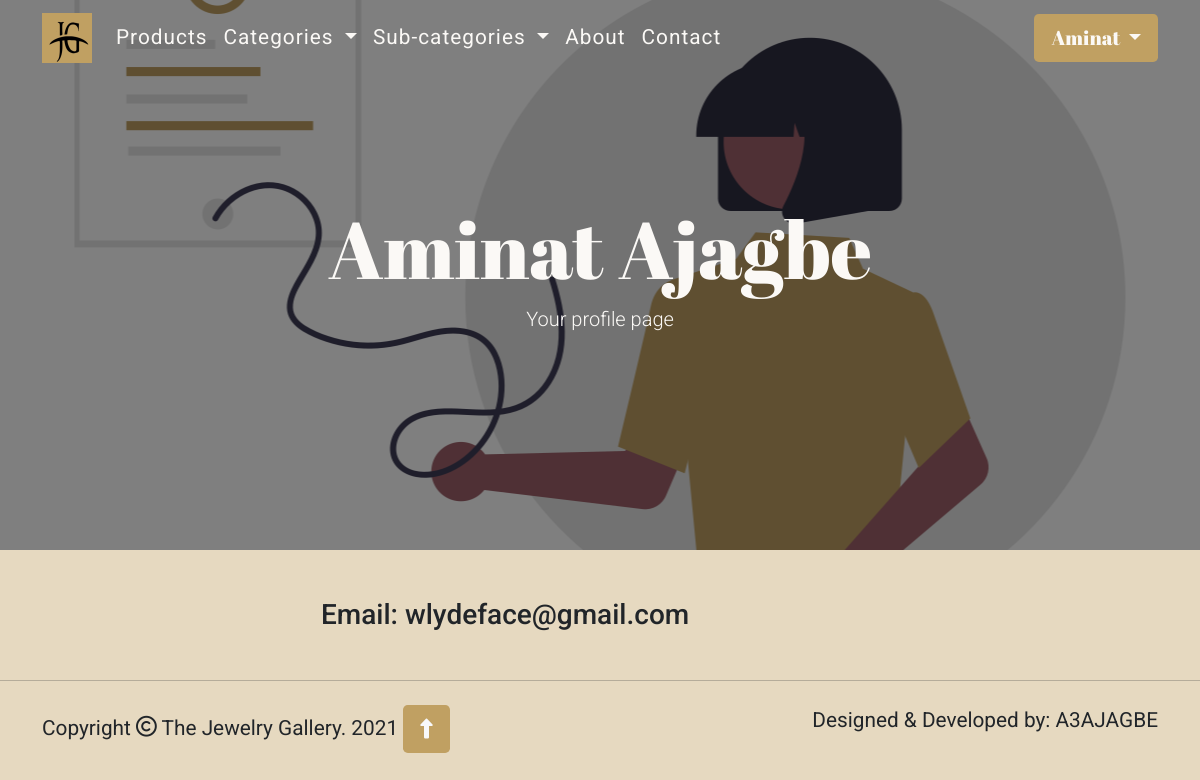
/profile/Aminat (signed in), run on an earlier commit of the app's database.
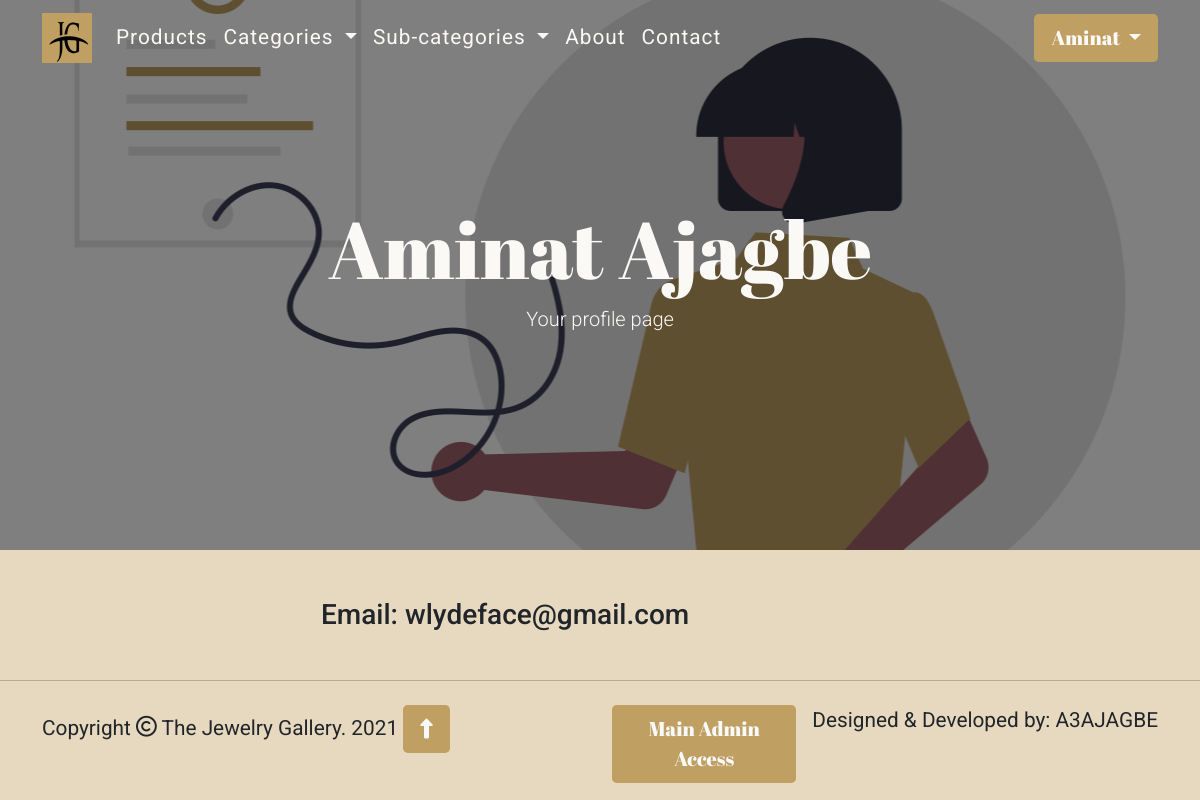
And on a later commit of the database.
### store/views.py (the view)
@app.route('/profile/<name>')
@login_required
def profile(name):
    user = Users.query.filter_by(first_name=name).first_or_404()
    return render_template('profile.html', year=current_year, profile=user)

### store/views.py (called while the page is built)
@login_manager.user_loader
def load_user(user_id):
    return Users.query.get(user_id)

### store/templates/profile.html (shortened to what this page needs)
{% extends 'base.html' %}
{% block header %}
  <header style="background-image: url('{{ url_for('static', filename='images/profile.png')}}');">
        <div class="image-overlay">
            <div class="container">
                <div class="row">
                    <div class="col-lg-8 col-md-10 mx-auto">
                        <div class="header-content text-center theme-text-light">
                            <h1 class="display-1">{{ profile.first_name }} {{ profile.last_name }}</h1>
                            <p class="lead">Your profile page</p>
                        </div>
                    </div>
                </div>
            </div>
        </div>
  </header>
{% endblock %}
{% block content %}
    <div class="container my-5 ">
        <div class="col-lg-6 mx-auto">
            <h3>Email: {{ profile.email }}</h3>
        </div>
    </div>
{% endblock %}

### store/templates/base.html (shortened to what this page needs)
<!doctype html>
<html lang="en">
  <head>
    {% block head %}
        <link href="https://cdn.jsdelivr.net/npm/bootstrap@5.0.0-beta3/dist/css/bootstrap.min.css" rel="stylesheet">
        <link rel="stylesheet" href="{{url_for('static', filename='style.css')}}">
    {% endblock %}
  </head>
<body>
    {% block navbar %}
      <nav class="navbar navbar-expand-lg navbar-dark fixed-top" id="navbar">
        <div class="container">
            <a class="navbar-brand" href="{{ url_for('index') }}">
                <img src="{{url_for('static', filename='images/jg.png')}}" alt="JG Logo" width="50" height="50">
            </a>
            <div class="collapse navbar-collapse" id="navbarSupportedContent">
                <ul class="navbar-nav me-auto mb-2 mb-lg-0">
                    <li class="nav-item">
                        <a class="nav-link" href="{{ url_for('product') }}">Products</a>
                    </li>
                    <li class="nav-item dropdown">
                        <a class="nav-link dropdown-toggle" href="#" id="navbarDropdown" role="button" data-bs-toggle="dropdown" aria-expanded="false">
                            Categories
                        </a>
                    </li>
                    <li class="nav-item dropdown">
                        <a class="nav-link dropdown-toggle" href="#" id="navbarDropdown2" role="button" data-bs-toggle="dropdown" aria-expanded="false">
                            Sub-categories
                        </a>
                    </li>
                    <li class="nav-item">
                        <a class="nav-link" href="{{ url_for('about') }}">About</a>
                    </li>
                    <li class="nav-item">
                        <a class="nav-link" href="{{ url_for('contact') }}">Contact</a>
                    </li>
                </ul>
               {% if current_user.is_authenticated%}
                    <div class="dropdown authenticated d-grid d-md-block ">
                      <button class="btn btn-lg dropdown-toggle" type="button" id="dropdownMenuButton1" data-bs-toggle="dropdown" aria-expanded="false">
                        {{current_user.first_name}}
                      </button>
                    </div>
                {% else %}
                <div class="d-grid d-md-block gap-3">
                    <a class="btn theme-btn-outline btn-lg" href="{{ url_for('login') }}" role="button">Log in</a>
                    <a class="btn theme-btn btn-lg" href="{{ url_for('register') }}" role="button">Register</a>
                </div>
                {% endif %}
            </div>
        </div>
    </nav>
    {% endblock %}
    {% block header %}
    {% endblock %}
    {% block content %}
    {% endblock %}
    {% block footer %}
    <hr>
    <footer>
        <div class="container pt-2 pb-2">
            <div class="row">
                <div class="col-lg-6">
                    <p>Copyright <i class="far fa-copyright"></i> The Jewelry Gallery. {{year}}
                        <a class="btn theme-btn btn-lg text-light" href="#navbar" role="button"><i class="fas fa-long-arrow-alt-up"></i></a>
                    </p>
                </div>
                <div class="col-lg-6">
                    <p class="footer-text">Designed & Developed by: A3AJAGBE</p>
                    {% if current_user.role_id == 3 %}
                        <div class="d-grid gap-2 d-md-flex justify-content-md-end">
                           <a class="btn theme-btn btn-lg text-light me-md-3" href="{{ url_for('admin.index') }}" role="button">Main Admin Access</a>
                        </div>
                    {% endif %}
                </div>
            </div>
        </div>
    </footer>
    {% endblock %}
</body>
</html>

What changed in the data, as far as the page shows it:
changed Users "Aminat": role_id 1 → 3 (drawn)
Also different on the page:
text now shown: "Main Admin Access"
